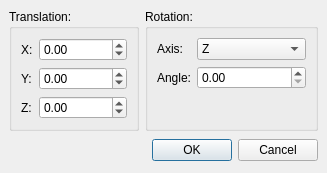
<ui version="4.0" >
 <author></author>
 <comment></comment>
 <exportmacro></exportmacro>
 <class>Gui::Dialog::Placement</class>
 <widget class="QDialog" name="Gui::Dialog::Placement" >
  <property name="geometry" >
   <rect>
    <x>0</x>
    <y>0</y>
    <width>222</width>
    <height>160</height>
   </rect>
  </property>
  <property name="windowTitle" >
   <string>Placement</string>
  </property>
  <layout class="QGridLayout" >
   <property name="margin" >
    <number>9</number>
   </property>
   <property name="spacing" >
    <number>6</number>
   </property>
   <item row="1" column="0" colspan="2" >
    <spacer>
     <property name="orientation" >
      <enum>Qt::Vertical</enum>
     </property>
     <property name="sizeHint" >
      <size>
       <width>20</width>
       <height>40</height>
      </size>
     </property>
    </spacer>
   </item>
   <item row="2" column="0" colspan="2" >
    <layout class="QHBoxLayout" >
     <property name="margin" >
      <number>0</number>
     </property>
     <property name="spacing" >
      <number>6</number>
     </property>
     <item>
      <spacer>
       <property name="orientation" >
        <enum>Qt::Horizontal</enum>
       </property>
       <property name="sizeType" >
        <enum>QSizePolicy::Expanding</enum>
       </property>
       <property name="sizeHint" >
        <size>
         <width>16</width>
         <height>27</height>
        </size>
       </property>
      </spacer>
     </item>
     <item>
      <widget class="QPushButton" name="oKButton" >
       <property name="text" >
        <string>OK</string>
       </property>
      </widget>
     </item>
     <item>
      <widget class="QPushButton" name="cancelButton" >
       <property name="text" >
        <string>Cancel</string>
       </property>
      </widget>
     </item>
    </layout>
   </item>
   <item row="0" column="0" >
    <widget class="QGroupBox" name="GroupBox5" >
     <property name="title" >
      <string>Translation:</string>
     </property>
     <layout class="QGridLayout" >
      <property name="margin" >
       <number>9</number>
      </property>
      <property name="spacing" >
       <number>6</number>
      </property>
      <item row="2" column="1" >
       <widget class="QDoubleSpinBox" name="zPos" >
        <property name="maximum" >
         <double>2.14748e+09</double>
        </property>
        <property name="minimum" >
         <double>-2.14748e+09</double>
        </property>
       </widget>
      </item>
      <item row="2" column="0" >
       <widget class="QLabel" name="TextLabelZ" >
        <property name="sizePolicy" >
         <sizepolicy>
          <hsizetype>4</hsizetype>
          <vsizetype>5</vsizetype>
          <horstretch>0</horstretch>
          <verstretch>0</verstretch>
         </sizepolicy>
        </property>
        <property name="text" >
         <string>Z:</string>
        </property>
       </widget>
      </item>
      <item row="1" column="0" >
       <widget class="QLabel" name="TextLabelY" >
        <property name="sizePolicy" >
         <sizepolicy>
          <hsizetype>4</hsizetype>
          <vsizetype>5</vsizetype>
          <horstretch>0</horstretch>
          <verstretch>0</verstretch>
         </sizepolicy>
        </property>
        <property name="text" >
         <string>Y:</string>
        </property>
       </widget>
      </item>
      <item row="0" column="0" >
       <widget class="QLabel" name="TextLabelX" >
        <property name="sizePolicy" >
         <sizepolicy>
          <hsizetype>4</hsizetype>
          <vsizetype>5</vsizetype>
          <horstretch>0</horstretch>
          <verstretch>0</verstretch>
         </sizepolicy>
        </property>
        <property name="text" >
         <string>X:</string>
        </property>
       </widget>
      </item>
      <item row="1" column="1" >
       <widget class="QDoubleSpinBox" name="yPos" >
        <property name="maximum" >
         <double>2.14748e+09</double>
        </property>
        <property name="minimum" >
         <double>-2.14748e+09</double>
        </property>
       </widget>
      </item>
      <item row="0" column="1" >
       <widget class="QDoubleSpinBox" name="xPos" >
        <property name="maximum" >
         <double>2.14748e+09</double>
        </property>
        <property name="minimum" >
         <double>-2.14748e+09</double>
        </property>
       </widget>
      </item>
     </layout>
    </widget>
   </item>
   <item row="0" column="1" >
    <widget class="QGroupBox" name="GroupBox5_2" >
     <property name="title" >
      <string>Rotation:</string>
     </property>
     <layout class="QGridLayout" >
      <property name="margin" >
       <number>9</number>
      </property>
      <property name="spacing" >
       <number>6</number>
      </property>
      <item row="2" column="0" colspan="2" >
       <spacer>
        <property name="orientation" >
         <enum>Qt::Vertical</enum>
        </property>
        <property name="sizeHint" >
         <size>
          <width>20</width>
          <height>40</height>
         </size>
        </property>
       </spacer>
      </item>
      <item row="1" column="1" >
       <widget class="QDoubleSpinBox" name="angle" >
        <property name="maximum" >
         <double>360</double>
        </property>
        <property name="minimum" >
         <double>0</double>
        </property>
       </widget>
      </item>
      <item row="1" column="0" >
       <widget class="QLabel" name="textLabelAngle" >
        <property name="sizePolicy" >
         <sizepolicy>
          <hsizetype>4</hsizetype>
          <vsizetype>5</vsizetype>
          <horstretch>0</horstretch>
          <verstretch>0</verstretch>
         </sizepolicy>
        </property>
        <property name="text" >
         <string>Angle:</string>
        </property>
       </widget>
      </item>
      <item row="0" column="1" >
       <widget class="QComboBox" name="direction" >
        <property name="currentIndex" >
         <number>2</number>
        </property>
        <item>
         <property name="text" >
          <string>X</string>
         </property>
        </item>
        <item>
         <property name="text" >
          <string>Y</string>
         </property>
        </item>
        <item>
         <property name="text" >
          <string>Z</string>
         </property>
        </item>
        <item>
         <property name="text" >
          <string>User defined...</string>
         </property>
        </item>
       </widget>
      </item>
      <item row="0" column="0" >
       <widget class="QLabel" name="TextLabelAxis" >
        <property name="sizePolicy" >
         <sizepolicy>
          <hsizetype>4</hsizetype>
          <vsizetype>5</vsizetype>
          <horstretch>0</horstretch>
          <verstretch>0</verstretch>
         </sizepolicy>
        </property>
        <property name="text" >
         <string>Axis:</string>
        </property>
       </widget>
      </item>
     </layout>
    </widget>
   </item>
  </layout>
 </widget>
 <layoutdefault spacing="6" margin="11" />
 <pixmapfunction>qPixmapFromMimeSource</pixmapfunction>
 <tabstops>
  <tabstop>xPos</tabstop>
  <tabstop>yPos</tabstop>
  <tabstop>zPos</tabstop>
  <tabstop>direction</tabstop>
  <tabstop>angle</tabstop>
  <tabstop>oKButton</tabstop>
  <tabstop>cancelButton</tabstop>
 </tabstops>
 <resources/>
 <connections>
  <connection>
   <sender>oKButton</sender>
   <signal>clicked()</signal>
   <receiver>Gui::Dialog::Placement</receiver>
   <slot>accept()</slot>
   <hints>
    <hint type="sourcelabel" >
     <x>60</x>
     <y>249</y>
    </hint>
    <hint type="destinationlabel" >
     <x>7</x>
     <y>7</y>
    </hint>
   </hints>
  </connection>
  <connection>
   <sender>cancelButton</sender>
   <signal>clicked()</signal>
   <receiver>Gui::Dialog::Placement</receiver>
   <slot>reject()</slot>
   <hints>
    <hint type="sourcelabel" >
     <x>242</x>
     <y>246</y>
    </hint>
    <hint type="destinationlabel" >
     <x>291</x>
     <y>179</y>
    </hint>
   </hints>
  </connection>
 </connections>
</ui>
